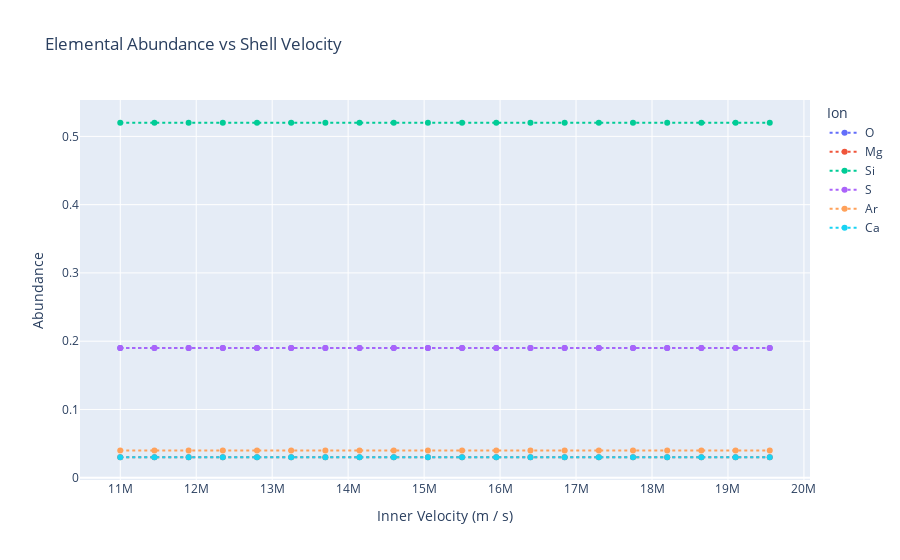

This figure's notebook cell:
### Code cell
# Plot data in Plotly

fig = go.Figure()

for atomic_number in sim.plasma.selected_atoms:
    fig.add_trace(
        go.Scatter(
            x=shell_velocities,
            y=abundances.loc[atomic_number],
            mode="lines+markers",
            name=ATOM_DATA.symbol.loc[atomic_number],
            line=dict(dash="dot"),
            line_shape="hv",
        )
    )

# Update layout for a common legend and titles
fig.update_layout(
    title="Elemental Abundance vs Shell Velocity",
    xaxis_title=f"Inner Velocity ({str(shell_velocities.unit)})",
    yaxis_title="Abundance",
    legend_title="Ion",
)

fig.show()
